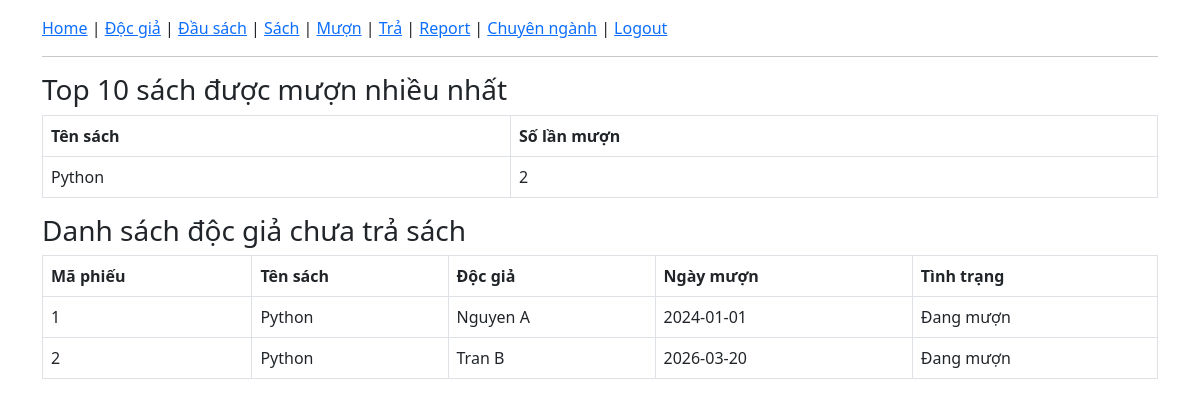
Screenshot of /report with the database file from the repository.
### tables this page shows
CREATE TABLE dau_sach(
ma_dau_sach INTEGER PRIMARY KEY AUTOINCREMENT,
ten_sach TEXT,nha_xuat_ban TEXT,so_trang INTEGER,
kich_thuoc TEXT,tac_gia TEXT,so_luong INTEGER,
ma_chuyen_nganh INTEGER);

CREATE TABLE phieu_muon(
ma_phieu INTEGER PRIMARY KEY AUTOINCREMENT,
ma_sach INTEGER,ma_doc_gia INTEGER,
ngay_muon TEXT,ngay_tra TEXT,tinh_trang TEXT);

CREATE TABLE doc_gia(
ma_doc_gia INTEGER PRIMARY KEY AUTOINCREMENT,
ho_ten TEXT,lop TEXT,ngay_sinh TEXT,gioi_tinh TEXT);

### app.py (the view)
@app.route("/report")
def report():
    conn = get_db()
    top = conn.execute("""
        SELECT dau_sach.ten_sach, COUNT(*) as so_lan_muon
        FROM phieu_muon
        JOIN sach ON phieu_muon.ma_sach = sach.ma_sach
        JOIN dau_sach ON sach.ma_dau_sach = dau_sach.ma_dau_sach
        GROUP BY dau_sach.ten_sach
        ORDER BY so_lan_muon DESC
        LIMIT 10
    """).fetchall()
    late = conn.execute("""
        SELECT phieu_muon.ma_phieu,
               dau_sach.ten_sach,
               doc_gia.ho_ten,
               phieu_muon.ngay_muon,
               phieu_muon.tinh_trang
        FROM phieu_muon
        JOIN sach ON phieu_muon.ma_sach = sach.ma_sach
        JOIN dau_sach ON sach.ma_dau_sach = dau_sach.ma_dau_sach
        JOIN doc_gia ON phieu_muon.ma_doc_gia = doc_gia.ma_doc_gia
        WHERE phieu_muon.tinh_trang='Đang mượn'
    """).fetchall()
    conn.close()
    return render_template("report.html", top=top, late=late)

### app.py (called while the page is built)
def get_db():
    return sqlite3.connect("library.db")

### templates/report.html
{% extends "base.html" %}
{% block content %}
<h3>Top 10 sách được mượn nhiều nhất</h3>
<table class="table table-bordered">
    <thead>
        <tr>
            <th>Tên sách</th>
            <th>Số lần mượn</th>
        </tr>
    </thead>
    <tbody>
        {% for t in top %}
        <tr>
            <td>{{ t[0] }}</td>
            <td>{{ t[1] }}</td>
        </tr>
        {% endfor %}
    </tbody>
</table>
<h3>Danh sách độc giả chưa trả sách</h3>
<table class="table table-bordered">
    <thead>
        <tr>
            <th>Mã phiếu</th>
            <th>Tên sách</th>
            <th>Độc giả</th>
            <th>Ngày mượn</th>
            <th>Tình trạng</th>
        </tr>
    </thead>
    <tbody>
        {% for l in late %}
        <tr>
            <td>{{ l[0] }}</td>
            <td>{{ l[1] }}</td>
            <td>{{ l[2] }}</td>
            <td>{{ l[3] }}</td>
            <td>{{ l[4] }}</td>
        </tr>
        {% endfor %}
    </tbody>
</table>
{% endblock %}

### rows the page displays
dau_sach: ten_sach "Python", t "2"
phieu_muon: ma_phieu "1", ten_sach "Python", ho_ten "Nguyen A", ngay_muon "2024-01-01", tinh_trang "Đang mượn"
phieu_muon: ma_phieu "2", ten_sach "Python", ho_ten "Tran B", ngay_muon "2026-03-20", tinh_trang "Đang mượn"
